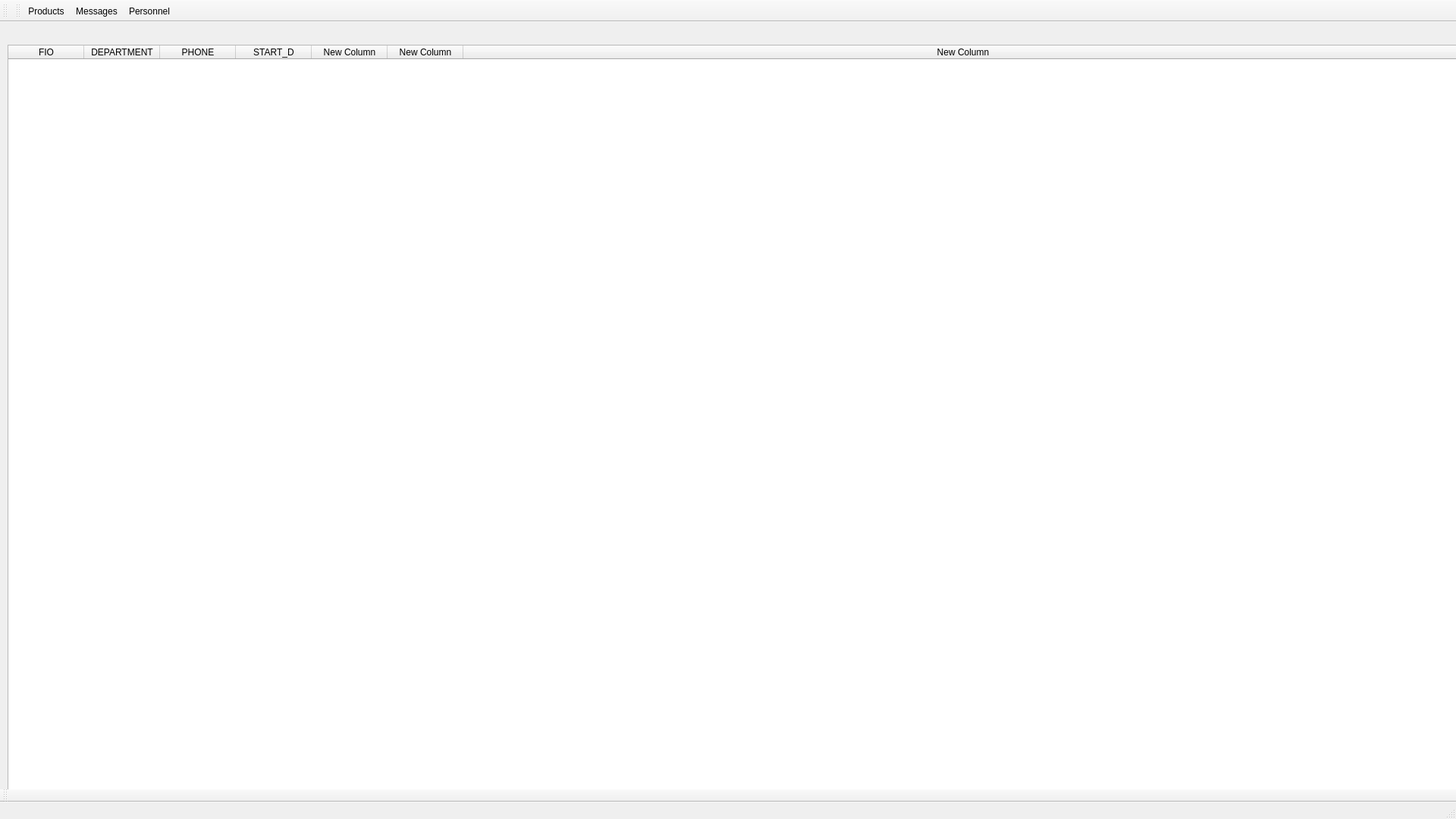
<?xml version="1.0" encoding="UTF-8"?>
<ui version="4.0">
 <class>MainApp</class>
 <widget class="QMainWindow" name="MainApp">
  <property name="geometry">
   <rect>
    <x>0</x>
    <y>0</y>
    <width>1920</width>
    <height>1080</height>
   </rect>
  </property>
  <property name="windowTitle">
   <string>MainWindow</string>
  </property>
  <widget class="QWidget" name="centralwidget">
   <widget class="QTableWidget" name="tableWidget">
    <property name="geometry">
     <rect>
      <x>10</x>
      <y>30</y>
      <width>1920</width>
      <height>1000</height>
     </rect>
    </property>
    <attribute name="horizontalHeaderStretchLastSection">
     <bool>true</bool>
    </attribute>
    <column>
     <property name="text">
      <string>FIO</string>
     </property>
    </column>
    <column>
     <property name="text">
      <string>DEPARTMENT</string>
     </property>
    </column>
    <column>
     <property name="text">
      <string>PHONE</string>
     </property>
    </column>
    <column>
     <property name="text">
      <string>START_D</string>
     </property>
    </column>
    <column>
     <property name="text">
      <string>New Column</string>
     </property>
    </column>
    <column>
     <property name="text">
      <string>New Column</string>
     </property>
    </column>
    <column>
     <property name="text">
      <string>New Column</string>
     </property>
    </column>
   </widget>
   <widget class="QLabel" name="label">
    <property name="geometry">
     <rect>
      <x>40</x>
      <y>420</y>
      <width>1631</width>
      <height>151</height>
     </rect>
    </property>
    <property name="styleSheet">
     <string notr="true">font: 36pt &quot;Segoe UI&quot;;
color: qconicalgradient(cx:0.5, cy:0.5, angle:0, stop:0 rgba(255, 255, 255, 255), stop:0.373979 rgba(255, 255, 255, 255), stop:0.373991 rgba(33, 30, 255, 255), stop:0.624018 rgba(33, 30, 255, 255), stop:0.624043 rgba(255, 0, 0, 255), stop:1 rgba(255, 0, 0, 255));</string>
    </property>
    <property name="text">
     <string/>
    </property>
   </widget>
  </widget>
  <widget class="QStatusBar" name="statusbar"/>
  <widget class="QToolBar" name="toolBar_2">
   <property name="windowTitle">
    <string>toolBar_2</string>
   </property>
   <attribute name="toolBarArea">
    <enum>BottomToolBarArea</enum>
   </attribute>
   <attribute name="toolBarBreak">
    <bool>false</bool>
   </attribute>
  </widget>
  <widget class="QToolBar" name="toolBar_3">
   <property name="windowTitle">
    <string>toolBar_3</string>
   </property>
   <attribute name="toolBarArea">
    <enum>TopToolBarArea</enum>
   </attribute>
   <attribute name="toolBarBreak">
    <bool>false</bool>
   </attribute>
  </widget>
  <widget class="QToolBar" name="toolBar">
   <property name="windowTitle">
    <string>toolBar</string>
   </property>
   <attribute name="toolBarArea">
    <enum>TopToolBarArea</enum>
   </attribute>
   <attribute name="toolBarBreak">
    <bool>false</bool>
   </attribute>
   <addaction name="actionProducts"/>
   <addaction name="actionMessages"/>
   <addaction name="actionPersonnel"/>
  </widget>
  <action name="actionProducts">
   <property name="icon">
    <iconset resource="resources.qrc">
     <normaloff>:/img/icons8-папка-расширений-50.png</normaloff>:/img/icons8-папка-расширений-50.png</iconset>
   </property>
   <property name="text">
    <string>Products</string>
   </property>
   <property name="toolTip">
    <string>Products</string>
   </property>
   <property name="menuRole">
    <enum>QAction::NoRole</enum>
   </property>
  </action>
  <action name="actionMessages">
   <property name="icon">
    <iconset resource="resources.qrc">
     <normaloff>:/img/icons8-конверт-50.png</normaloff>:/img/icons8-конверт-50.png</iconset>
   </property>
   <property name="text">
    <string>Messages</string>
   </property>
   <property name="toolTip">
    <string>Messages</string>
   </property>
   <property name="menuRole">
    <enum>QAction::NoRole</enum>
   </property>
  </action>
  <action name="actionPersonnel">
   <property name="icon">
    <iconset resource="resources.qrc">
     <normaloff>:/img/icons8-пользователи-50.png</normaloff>:/img/icons8-пользователи-50.png</iconset>
   </property>
   <property name="text">
    <string>Personnel</string>
   </property>
   <property name="toolTip">
    <string>Personnel</string>
   </property>
   <property name="menuRole">
    <enum>QAction::NoRole</enum>
   </property>
  </action>
 </widget>
 <resources>
  <include location="resources.qrc"/>
 </resources>
 <connections/>
</ui>
